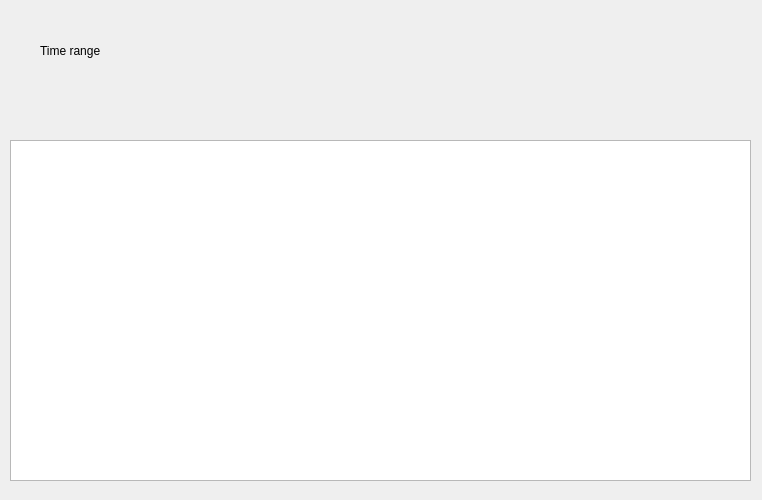
<?xml version="1.0" encoding="UTF-8"?>
<ui version="4.0">
 <class>Form</class>
 <widget class="QWidget" name="Form">
  <property name="geometry">
   <rect>
    <x>0</x>
    <y>0</y>
    <width>762</width>
    <height>500</height>
   </rect>
  </property>
  <property name="minimumSize">
   <size>
    <width>762</width>
    <height>500</height>
   </size>
  </property>
  <property name="maximumSize">
   <size>
    <width>762</width>
    <height>500</height>
   </size>
  </property>
  <property name="windowTitle">
   <string>Form</string>
  </property>
  <widget class="QTableView" name="tableView">
   <property name="geometry">
    <rect>
     <x>10</x>
     <y>140</y>
     <width>741</width>
     <height>341</height>
    </rect>
   </property>
  </widget>
  <widget class="QLabel" name="label">
   <property name="geometry">
    <rect>
     <x>40</x>
     <y>20</y>
     <width>131</width>
     <height>61</height>
    </rect>
   </property>
   <property name="text">
    <string>Time range</string>
   </property>
  </widget>
 </widget>
 <resources/>
 <connections/>
</ui>
